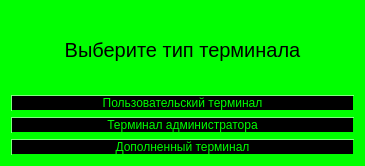
<?xml version="1.0" encoding="UTF-8"?>
<ui version="4.0">
 <class>Dialog</class>
 <widget class="QDialog" name="Dialog">
  <property name="geometry">
   <rect>
    <x>0</x>
    <y>0</y>
    <width>365</width>
    <height>166</height>
   </rect>
  </property>
  <property name="windowTitle">
   <string>Dialog</string>
  </property>
  <property name="styleSheet">
   <string notr="true"> background-color:  rgb(0, 255, 0);</string>
  </property>
  <layout class="QVBoxLayout" name="verticalLayout_2">
   <item>
    <layout class="QVBoxLayout" name="verticalLayout">
     <item>
      <widget class="QLabel" name="label">
       <property name="enabled">
        <bool>true</bool>
       </property>
       <property name="styleSheet">
        <string notr="true">QLabel {
	color:rgb(0, 0, 0);
	font: 20px;
}
</string>
       </property>
       <property name="text">
        <string>Выберите тип терминала</string>
       </property>
       <property name="alignment">
        <set>Qt::AlignCenter</set>
       </property>
      </widget>
     </item>
     <item>
      <widget class="QPushButton" name="user_terminal">
       <property name="toolTip">
        <string>Терминал, для покупки билетов на сеанс</string>
       </property>
       <property name="statusTip">
        <string>Терминал, для покупки билетов на сеанс</string>
       </property>
       <property name="whatsThis">
        <string/>
       </property>
       <property name="styleSheet">
        <string notr="true">QPushButton {
    background-color:  rgb(0, 0, 0);
    border-style: outset;
    border-width: 1px;
    border-radius: 10px;
    border-color:rgb(0, 255, 0);
	color:rgb(0, 255, 0);
}
QPushButton:pressed {
    background-color: rgb(0, 149, 0);
    border-style: inset;
}</string>
       </property>
       <property name="text">
        <string>Пользовательский терминал</string>
       </property>
      </widget>
     </item>
     <item>
      <widget class="QPushButton" name="admin_terminal">
       <property name="styleSheet">
        <string notr="true">QPushButton {
    background-color:  rgb(0, 0, 0);
    border-style: outset;
    border-width: 1px;
    border-radius: 10px;
    border-color:rgb(0, 255, 0);
	color:rgb(0, 255, 0);
}
QPushButton:pressed {
    background-color: rgb(0, 149, 0);
    border-style: inset;
}</string>
       </property>
       <property name="text">
        <string>Терминал администратора</string>
       </property>
      </widget>
     </item>
     <item>
      <widget class="QPushButton" name="extended_terminal">
       <property name="styleSheet">
        <string notr="true">QPushButton {
    background-color:  rgb(0, 0, 0);
    border-style: outset;
    border-width: 1px;
    border-radius: 10px;
    border-color:rgb(0, 255, 0);
	color:rgb(0, 255, 0);
}
QPushButton:pressed {
    background-color: rgb(0, 149, 0);
    border-style: inset;
}</string>
       </property>
       <property name="text">
        <string>Дополненный терминал</string>
       </property>
      </widget>
     </item>
    </layout>
   </item>
  </layout>
 </widget>
 <resources/>
 <connections/>
</ui>
